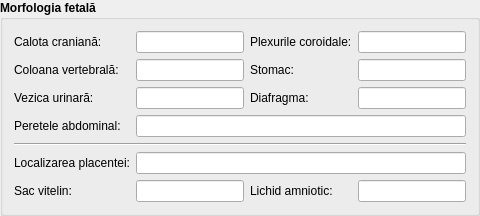
                <widget class="QGroupBox" name="groupBox_29">
                 <property name="sizePolicy">
                  <sizepolicy hsizetype="Preferred" vsizetype="Fixed">
                   <horstretch>0</horstretch>
                   <verstretch>0</verstretch>
                  </sizepolicy>
                 </property>
                 <property name="font">
                  <font>
                   <family>Segoe UI</family>
                   <bold>true</bold>
                  </font>
                 </property>
                 <property name="title">
                  <string>Morfologia fetală</string>
                 </property>
                 <layout class="QGridLayout" name="gridLayout_47">
                  <item row="1" column="1">
                   <widget class="QLineEdit" name="gestation1_vertebral_column">
                    <property name="font">
                     <font>
                      <family>Segoe UI</family>
                      <bold>false</bold>
                     </font>
                    </property>
                   </widget>
                  </item>
                  <item row="0" column="0">
                   <widget class="QLabel" name="label_120">
                    <property name="font">
                     <font>
                      <family>Segoe UI</family>
                      <bold>false</bold>
                     </font>
                    </property>
                    <property name="text">
                     <string>Calota craniană:</string>
                    </property>
                   </widget>
                  </item>
                  <item row="5" column="1" colspan="3">
                   <widget class="QLineEdit" name="gestation1_location_placenta">
                    <property name="font">
                     <font>
                      <family>Segoe UI</family>
                      <bold>false</bold>
                     </font>
                    </property>
                   </widget>
                  </item>
                  <item row="5" column="0">
                   <widget class="QLabel" name="label_127">
                    <property name="font">
                     <font>
                      <family>Segoe UI</family>
                      <bold>false</bold>
                     </font>
                    </property>
                    <property name="text">
                     <string>Localizarea placentei:</string>
                    </property>
                   </widget>
                  </item>
                  <item row="0" column="2">
                   <widget class="QLabel" name="label_121">
                    <property name="font">
                     <font>
                      <family>Segoe UI</family>
                      <bold>false</bold>
                     </font>
                    </property>
                    <property name="text">
                     <string>Plexurile coroidale:</string>
                    </property>
                   </widget>
                  </item>
                  <item row="1" column="0">
                   <widget class="QLabel" name="label_122">
                    <property name="font">
                     <font>
                      <family>Segoe UI</family>
                      <bold>false</bold>
                     </font>
                    </property>
                    <property name="text">
                     <string>Coloana vertebrală:</string>
                    </property>
                   </widget>
                  </item>
                  <item row="0" column="1">
                   <widget class="QLineEdit" name="gestation1_callote_cranium">
                    <property name="font">
                     <font>
                      <family>Segoe UI</family>
                      <bold>false</bold>
                     </font>
                    </property>
                   </widget>
                  </item>
                  <item row="2" column="0">
                   <widget class="QLabel" name="label_124">
                    <property name="font">
                     <font>
                      <family>Segoe UI</family>
                      <bold>false</bold>
                     </font>
                    </property>
                    <property name="text">
                     <string>Vezica urinară:</string>
                    </property>
                   </widget>
                  </item>
                  <item row="3" column="0">
                   <widget class="QLabel" name="label_126">
                    <property name="font">
                     <font>
                      <family>Segoe UI</family>
                      <bold>false</bold>
                     </font>
                    </property>
                    <property name="text">
                     <string>Peretele abdominal:</string>
                    </property>
                   </widget>
                  </item>
                  <item row="2" column="2">
                   <widget class="QLabel" name="label_125">
                    <property name="font">
                     <font>
                      <family>Segoe UI</family>
                      <bold>false</bold>
                     </font>
                    </property>
                    <property name="text">
                     <string>Diafragma:</string>
                    </property>
                   </widget>
                  </item>
                  <item row="3" column="1" colspan="3">
                   <widget class="QLineEdit" name="gestation1_abdominal_wall">
                    <property name="font">
                     <font>
                      <family>Segoe UI</family>
                      <bold>false</bold>
                     </font>
                    </property>
                   </widget>
                  </item>
                  <item row="2" column="1">
                   <widget class="QLineEdit" name="gestation1_bladder">
                    <property name="font">
                     <font>
                      <family>Segoe UI</family>
                      <bold>false</bold>
                     </font>
                    </property>
                   </widget>
                  </item>
                  <item row="4" column="0" colspan="4">
                   <widget class="Line" name="line_2">
                    <property name="orientation">
                     <enum>Qt::Horizontal</enum>
                    </property>
                   </widget>
                  </item>
                  <item row="1" column="3">
                   <widget class="QLineEdit" name="gestation1_stomach">
                    <property name="font">
                     <font>
                      <family>Segoe UI</family>
                      <bold>false</bold>
                     </font>
                    </property>
                   </widget>
                  </item>
                  <item row="2" column="3">
                   <widget class="QLineEdit" name="gestation1_diaphragm">
                    <property name="font">
                     <font>
                      <family>Segoe UI</family>
                      <bold>false</bold>
                     </font>
                    </property>
                   </widget>
                  </item>
                  <item row="1" column="2">
                   <widget class="QLabel" name="label_123">
                    <property name="font">
                     <font>
                      <family>Segoe UI</family>
                      <bold>false</bold>
                     </font>
                    </property>
                    <property name="text">
                     <string>Stomac:</string>
                    </property>
                   </widget>
                  </item>
                  <item row="0" column="3">
                   <widget class="QLineEdit" name="gestation1_plex_choroid">
                    <property name="font">
                     <font>
                      <family>Segoe UI</family>
                      <bold>false</bold>
                     </font>
                    </property>
                   </widget>
                  </item>
                  <item row="6" column="0">
                   <widget class="QLabel" name="label_128">
                    <property name="font">
                     <font>
                      <family>Segoe UI</family>
                      <bold>false</bold>
                     </font>
                    </property>
                    <property name="text">
                     <string>Sac vitelin:</string>
                    </property>
                   </widget>
                  </item>
                  <item row="6" column="1">
                   <widget class="QLineEdit" name="gestation1_sac_vitelin">
                    <property name="font">
                     <font>
                      <family>Segoe UI</family>
                      <bold>false</bold>
                     </font>
                    </property>
                   </widget>
                  </item>
                  <item row="6" column="2">
                   <widget class="QLabel" name="label_129">
                    <property name="font">
                     <font>
                      <family>Segoe UI</family>
                      <bold>false</bold>
                     </font>
                    </property>
                    <property name="text">
                     <string>Lichid amniotic:</string>
                    </property>
                   </widget>
                  </item>
                  <item row="6" column="3">
                   <widget class="QLineEdit" name="gestation1_amniotic_liquid">
                    <property name="font">
                     <font>
                      <family>Segoe UI</family>
                      <bold>false</bold>
                     </font>
                    </property>
                   </widget>
                  </item>
                 </layout>
                </widget>
